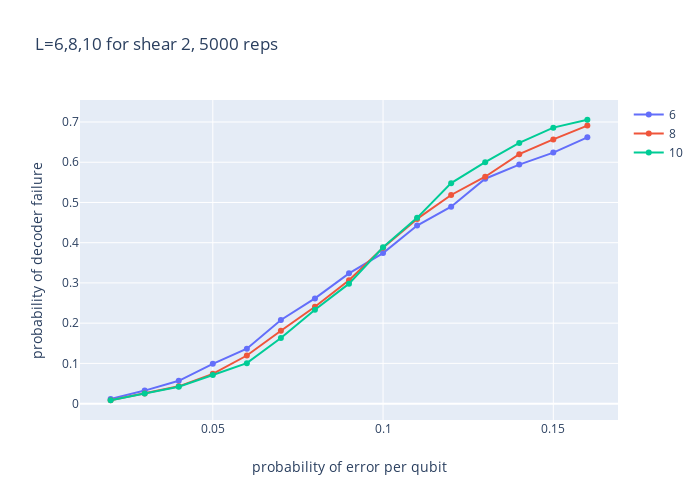

The code cell stored with this chart in its notebook:
### Code cell
x = list(np.arange(0.02, 0.16, 0.01))
y = {(6, 2): [0.0118, 0.0324, 0.0568, 0.099, 0.1366, 0.2078, 0.2616, 0.3238, 0.3742, 0.4426, 0.4896, 0.559, 0.5942, 0.624, 0.6618], (8, 2): [0.0084, 0.0252, 0.043, 0.074, 0.1196, 0.181, 0.2408, 0.3068, 0.3872, 0.4592, 0.5186, 0.564, 0.62, 0.6568, 0.691], (10, 2): [0.0084, 0.025, 0.0418, 0.071, 0.1006, 0.163, 0.2334, 0.2982, 0.3886, 0.4618, 0.548, 0.6002, 0.648, 0.686, 0.7056]}
plot_plotly_both(x, y, [6, 8, 10], [2], 'L=6,8,10 for shear 2, 5000 reps')
